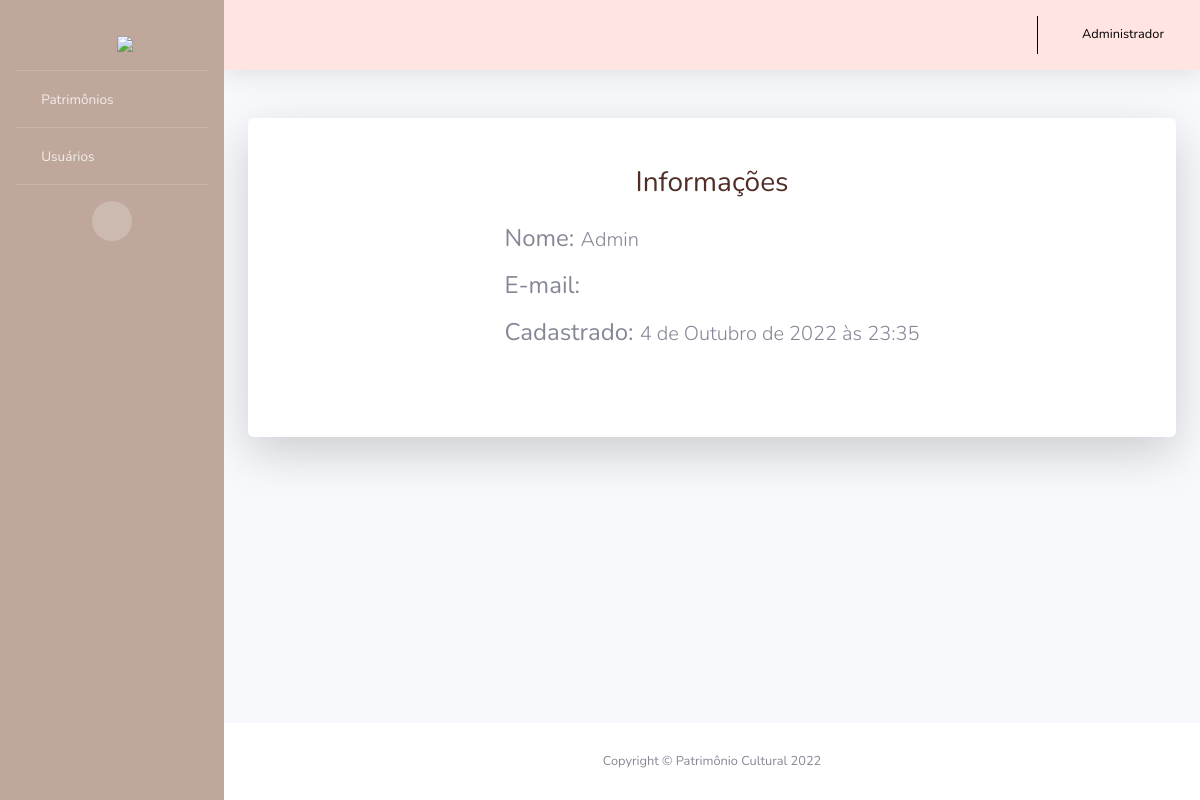
/showUsuario/1 (signed in), run on the app's committed database.
### PC/models.py (models this page shows, shortened)
class Usuario(AbstractUser):
    cidade = models.CharField(max_length=100)
    choices_tipo = (
        ('S', 'Auxiliar'),
        ('A', 'Administrador')
        )
    tipo = models.CharField(max_length=1, choices=choices_tipo)

### PC/views.py (the view)
# urls.py: path('showUsuario/<int:id>', showU, name='url_showU'),
def showU(request,id):
    usuario = Usuario.objects.get(pk=id)
    pacote = {"usuario":usuario}
    return render(request,'showUser.html', pacote)

### PC/templates/showUser.html (shortened to what this page needs)
{% extends 'layouts/layout.html' %}
{% block conteudo %}
<div class="card o-hidden border-0 shadow-lg my-3">
    <div class="card-body p-0">
        <div class="row justify-content-center">
            <div class="">
                <div class="p-5">
                    <div class="text-center">
                        <h3 class="text-logo">Informações</h3>
                    </div>
                    <div class=" m-4">
                        <div class="media g-mb-30 media-comment">
                            <div class="media-body u-shadow-v18 g-bg-secondary g-pa-30">
                                <div class=" fs-0 mb-3 display-5">
                                    <span class="text-decoration-line-through h4"> Nome: </span>
                                    <span class="lead display-5">{{ usuario.get_full_name }}</span>
                                </div>
                                <div class=" fs-0 mb-3 display-5">
                                    <span class="text-decoration-line-through h4"> E-mail: </span>
                                </div>
                                <div class=" fs-0 mb-3 display-5">
                                    <span class="text-decoration-line-through h4"> Cadastrado: </span>
                                    <span class="lead display-5 ">{{ usuario.date_joined }}</span>
                                </div>
                            </div>
                        </div>
                    </div>
                </div>
            </div>
        </div>
    </div>
</div>
{% endblock %}

### PC/templates/layouts/layout.html (shortened to what this page needs)
{% load static %}
<!DOCTYPE html>
<html lang="pt-br">
<head>
    <link href="{% static 'vendor/fontawesome-free/css/all.min.css' %}" rel="stylesheet" type="text/css">
    <link href="{% static 'css/sb-admin-2.css' %}" rel="stylesheet">
</head>
<body id="page-top">
    <div id="wrapper">
        <ul class="navbar-nav bg-marrom sidebar sidebar-dark accordion" id="accordionSidebar">
            <a class="sidebar-brand d-flex align-items-center justify-content-center" href="{% url 'url_index' %}">
                <div class="sidebar-brand-icon">
                    <i class="fas fa-map-marker-alt text-logo"></i>
                </div>
                <div class="sidebar-brand-text mx-2 mt-3"><img src="{% static 'img/logocerta1.png'%}" style="width: 70%;"></div>
            </a>
            <hr class="sidebar-divider my-0">
            <li class="nav-item">
                <a class="nav-link collapsed" href="#" data-toggle="collapse" data-target="#patrimonios"
                    aria-expanded="true" aria-controls="collapseUtilities">
                    <i class="fas fa-fw fas fa-map-marked-alt"></i>
                    <span>Patrimônios</span>
                </a>
                        {% load permission_tags %}
            </li>
            {% if user|has_role:'administrador' %}
            <hr class="sidebar-divider my-0">
            <li class="nav-item">
                <a class="nav-link collapsed" href="#" data-toggle="collapse" data-target="#usuarios"
                    aria-expanded="true" aria-controls="collapseUtilities">
                    <i class="fas fa-fw fas fa-user"></i>
                    <span>Usuários</span>
                </a>
            </li>
            {% endif %}
            <hr class="sidebar-divider d-none d-md-block">
            <div class="text-center d-none d-md-inline">
                <button class="rounded-circle border-0" id="sidebarToggle"></button>
            </div>
        </ul>
        <div id="content-wrapper" class="d-flex flex-column">
            <div id="content">
                <nav class="navbar navbar-expand navbar-light topbar mb-4 static-top shadow bg-rosa">
                    <ul class="navbar-nav ml-auto">
                        <li class="nav-item dropdown no-arrow">
                            <a class="nav-link dropdown-toggle" href="#" id="userDropdown" role="button"
                                data-toggle="dropdown" aria-haspopup="true" aria-expanded="false">
                                <span class="mr-2 d-none d-lg-inline text-preto small"><i class="fas fa-user"></i>&nbsp;&nbsp;{{ user.get_full_name }}</span>
                            </a>
                        </li>
                    </ul>
                </nav>
                <div class="container-fluid">
                    {% block conteudo %}
                    {% endblock %}
                </div>
            </div>
            <footer class="sticky-footer bg-white">
                <div class="container my-auto">
                    <div class="copyright text-center my-auto">
                        <span>Copyright &copy; Patrimônio Cultural 2022</span>
                    </div>
                </div>
            </footer>
        </div>
    </div>
</body>
</html>

### data on the page
Usuario: get_full_name "Administrador"
Usuario: get_full_name "Admin", date_joined "4 de Outubro de 2022 às 23:35"
